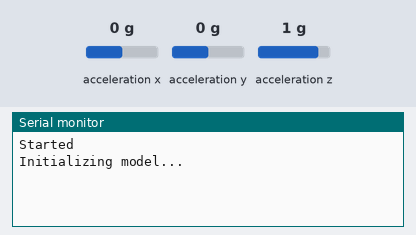
The sketch below on a simulated Arduino Nano 33 BLE. On the bench: the last lines printed to the serial monitor. Inputs (shaded band) come from the test bench; at power-on: acceleration x 0 g, acceleration y 0 g, acceleration z 1 g.

Above: at 3.2 s.
3.3 s: acceleration x set to -1.4 g
At 4.5 s:
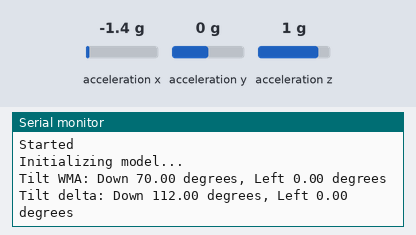
5.7 s: acceleration y set to -0.2 g
At 7.2 s:
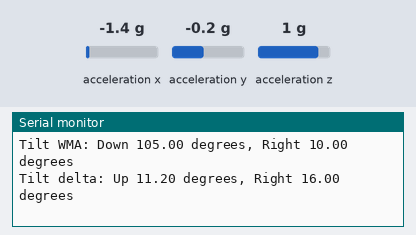

Measured:
- the behaviour switches between 0 and -0.1 g on acceleration y (found by bisection; images 1 and 2)
- after the input at 3.3 s, the serial monitor: prints a new line after 0.70 s (image 1)
- after the input at 5.7 s, the serial monitor: prints a new line after 0.30 s (image 2)

The sketch:

GyroscopeDEWMA.ino
```cpp
#include <Arduino_LSM9DS1.h>
float wmax, wmay, z;
float deltax = 0, deltay = 0;
float readx, ready;
float alpha = 0.5, beta = 0.8;
float epsilonx = 10, epsilony = 10;
float expectedx, expectedy;

float svalue(float prev, float next, float alpha) {
  return (1 - alpha) * prev + alpha * next;
}
float sdelta(float prev, float next, float beta) {
  return (1 - beta) * prev + beta * next;
}

void setup() {
  Serial.begin(9600);
  while (!Serial);
  Serial.println("Started");

  if (!IMU.begin()) {
    Serial.println("Failed to initialize IMU!");
    while (1);
  }
  Serial.println("Initializing model...");
  // At the start, assume the average to be the first read and delta to be 0
  IMU.readAcceleration(readx, ready, z);
  readx *= 100, ready *= 100;
  // The map function re-maps a number from one range to another
  wmax = map(readx, -97, 97, -90, 90);
  wmay = map(ready, -100, 100, -90, 90);
  delay(2000);
}

void loop() {
  // calculate expected values
  expectedx = wmax + deltax;
  expectedy = wmay + deltay;
  // get new reads
  IMU.readAcceleration(readx, ready, z);
  readx *= 100, ready *= 100;
  deltax = sdelta(deltax, readx - expectedx, beta);
  wmax = svalue(wmax, readx, alpha);
  deltay = sdelta(deltay, ready - expectedy, beta);
  wmay = svalue(wmay, ready, alpha);
  // compare new wma with expected
  if (abs(wmax - expectedx) > epsilonx || abs(wmay - expectedy) > epsilony) {
    Serial.print("Tilt WMA: ");
    if (wmax < 0) Serial.print("Down " + String(-wmax, 2) + " degrees, ");
    else Serial.print("Up " + String(wmax, 2) + " degrees, ");
    if (wmay < 0) Serial.println("Right " + String(-wmay, 2) + " degrees");
    else Serial.println("Left " + String(wmay, 2) + " degrees");
    Serial.print("Tilt delta: ");
    if (deltax < 0) Serial.print("Down " + String(-deltax, 2) + " degrees, ");
    else Serial.print("Up " + String(deltax, 2) + " degrees, ");
    if (deltay < 0) Serial.println("Right " + String(-deltay, 2) + " degrees");
    else Serial.println("Left " + String(deltay, 2) + " degrees");
  }
  delay(2000);
}
```
